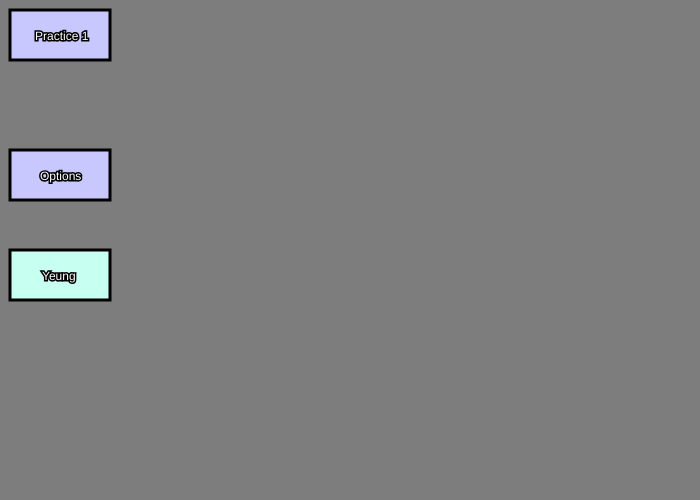
Frame 1 (no input)
Frame 60 (no input): identical to frame 1, image omitted
Frame 120 (the mouse pressed at the canvas centre since frame 60): identical to frame 1, image omitted

The p5.js sketch that drew this single still picture (run headless with seeded random() and noise() and a simulated clock; from frame 60 on, the mouse is pressed at the canvas centre):

// p5.js sketch
// ── sketch.js
var button2X;
var button2Y;

function setup()
{
  createCanvas(700,500);
  button2X = 10;
  button2Y = 150;
  button2Z = 250
  button2F = 10

  
}

function draw()
{
	background(125,125,125)


	if (mouseX > 10 && mouseX < 10 + 100 && mouseY > 10 && mouseY < 10+50)
	{
		fill(255,200,0);
		stroke(0,0,0);
		strokeWeight(3);
		rect(10,10,100,50);		
	}
	else
	{
		fill(200,200,255);
		stroke(0,0,0);
		strokeWeight(3);
		rect(10,10,100,50);		
	}

	fill(255,255,255);
	stroke(0,0,0);
	textSize(12);
	text("Practice 1",35,40);




	fill(200,200,255);
	stroke(0,0,0);
	rect(button2X,button2Y,100,50);

	if (mouseX > button2X && mouseX < button2X + 100 && mouseY > button2Y && mouseY < button2Y+50)
	{
		fill(248,89,255);
		stroke(51,70,190);
		textSize(16);
		text("Options",button2X+30-5,button2Y+30+2);
	}
	else
	{
		fill(255,255,255);
		stroke(0,0,0);
		textSize(12);
		text("Options",button2X+30,button2Y+30);
	}

	if (mouseX > button2F && mouseX < button2F + 100 && mouseY > button2Z && mouseY < button2Z+50)
	{
		fill(253,79,79);
		stroke(0,0,0);
		strokeWeight(3);
		rect(10,250,100,50);	
		text("Yeung",42,280);		
	}
	else
	{
		fill(199,255,241);
		stroke(0,0,0);
		strokeWeight(3);
		rect(10,250,100,50);	

     } 

		fill(255,255,255);
	    stroke(0,0,0);
	    textSize(12);
	    text("Yeung",42,280);	
	
}
